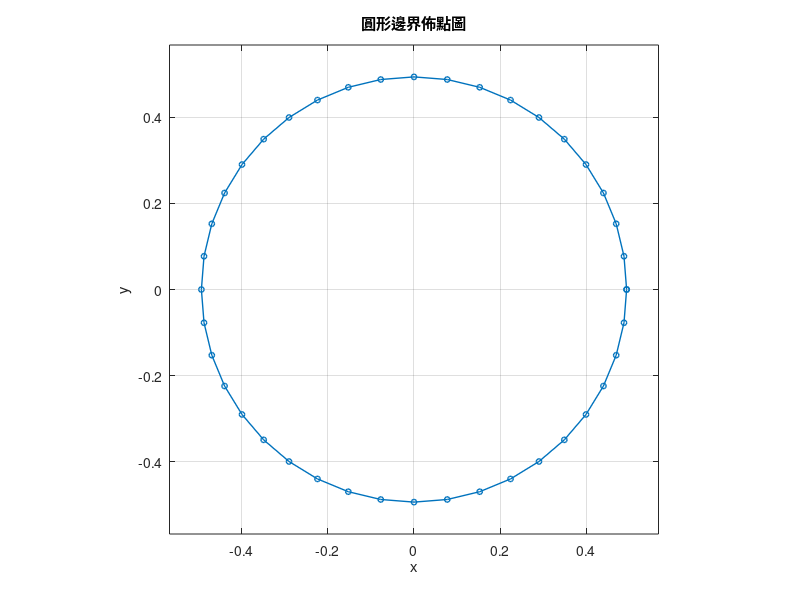

Reproduce this figure in MATLAB.
%% ==========================================================
% 圓形邊界 F15.DAT 產生程式
% 圓形邊界逆時針佈點，並繪製邊界佈點圖
% MATLAB R2024a
%% ==========================================================

clear; clc; close all;

%% ===== 使用者設定 =====
outputFile = 'F15.DAT';

R = 0.4938;            % 圓半徑
nNode = 40;         % 邊界節點數，也是邊界元素數

centerX = 0.0;      % 圓心 x 座標
centerY = 0.0;      % 圓心 y 座標

%% ===== 參數檢查 =====
if R <= 0
    error('圓半徑 R 必須大於 0。');
end

if nNode < 3 || fix(nNode) ~= nNode
    error('邊界節點數 nNode 必須是大於或等於 3 的整數。');
end

%% ===== 建立圓形邊界節點 =====
% 圓形外邊界：逆時針
theta = 2*pi*(0:nNode-1)/nNode;

x = centerX + R*cos(theta);
y = centerY + R*sin(theta);

%% ===== 輸出 F15.DAT =====
fid = fopen(outputFile, 'w');

if fid == -1
    error('無法建立 %s。', outputFile);
end

% 節點資料
fprintf(fid, '%6d\n', -1);
fprintf(fid, '%6d\n', 15);

for i = 1:nNode
    fprintf(fid, '%10d%10d%10d%10d%13.5E%13.5E%13.5E\n', ...
        i, 0, 0, 11, x(i), y(i), 0.0);
end

% 元素資料
fprintf(fid, '%6d\n', -1);
fprintf(fid, '%6d\n', -1);
fprintf(fid, '%6d\n', 71);

for i = 1:nNode
    nextNode = mod(i, nNode) + 1;

    fprintf(fid, '%10d%10d%10d%10d%10d%10d%10d\n', ...
        i, 1, 21, 1, 1, 7, 2);

    fprintf(fid, '%10d%10d\n', i, nextNode);
end

fprintf(fid, '%6d\n', -1);
fclose(fid);

%% ===== 繪製邊界佈點圖 =====
figure;
hold on;
axis equal;
box on;
grid on;

% 將第一個節點接回最後一個節點，使圓形邊界閉合
xPlot = [x, x(1)];
yPlot = [y, y(1)];

plot(xPlot, yPlot, '-o', ...
    'MarkerSize', 4, ...
    'LineWidth', 1);

xlabel('x');
ylabel('y');
title('圓形邊界佈點圖');

xlim(centerX + 1.15*R*[-1, 1]);
ylim(centerY + 1.15*R*[-1, 1]);

%% ===== 顯示結果 =====
fprintf('%s 已成功建立。\n', outputFile);
fprintf('圓半徑 = %.6g\n', R);
fprintf('總節點數 = %d\n', nNode);
fprintf('總元素數 = %d\n', nNode);
fprintf('節點方向 = 逆時針\n');
